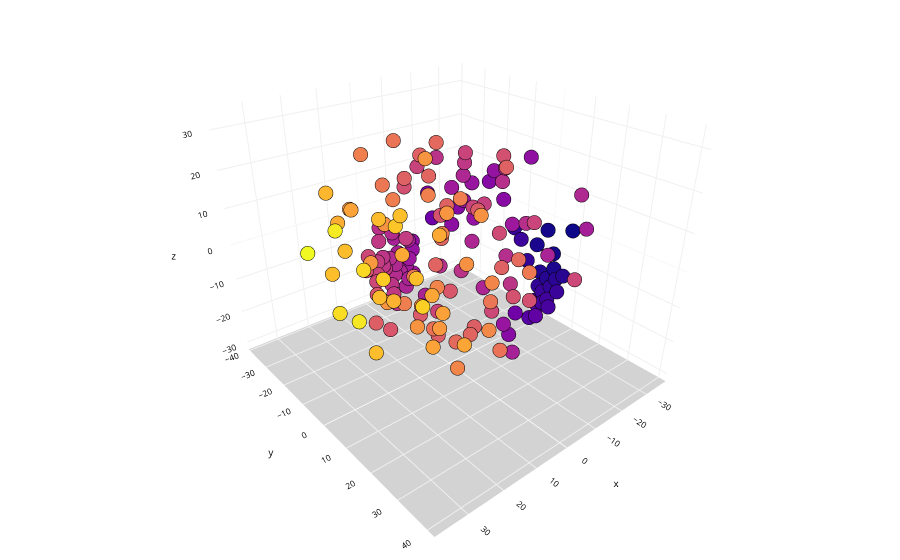

This figure's notebook cell:
### Code cell
# Create a 3D scatter plot
fig = px.scatter_3d(None, x=pts_3d[:,0], y=pts_3d[:,1], z=pts_3d[:,2], color=pts_3d[:,0])

# Update chart looks
fig.update_layout(showlegend=False,
                  scene_camera=dict(up=dict(x=0, y=0, z=1), 
                                        center=dict(x=0, y=0, z=-0.1),
                                        eye=dict(x=1.25, y=1.5, z=1)),
                                        margin=dict(l=0, r=0, b=0, t=0),
                  scene = dict(xaxis=dict(backgroundcolor='white',
                                          color='black',
                                          gridcolor='#f0f0f0',
                                          title_font=dict(size=10),
                                          tickfont=dict(size=10),
                                         ),
                               yaxis=dict(backgroundcolor='white',
                                          color='black',
                                          gridcolor='#f0f0f0',
                                          title_font=dict(size=10),
                                          tickfont=dict(size=10),
                                          ),
                               zaxis=dict(backgroundcolor='lightgrey',
                                          color='black', 
                                          gridcolor='#f0f0f0',
                                          title_font=dict(size=10),
                                          tickfont=dict(size=10),
                                         )))

# Update marker size
fig.update_traces(marker=dict(size=5, line=dict(color='black', width=0.1)))

fig.update(layout_coloraxis_showscale=False)
fig.show()

### Figure 1 — Plotly figure (JSON) as saved in the notebook; plotly's stock layout.template omitted (floating-point values rounded to 4 significant figures; data arrays with more than 128 entries replaced by an {"elided": "..."} marker saying what was removed)
{"data": [{"hovertemplate": "x=%{x}<br>y=%{y}<br>z=%{z}<br>color=%{marker.color}<extra></extra>", "legendgroup": "", "marker": {"color": {"elided": "172 float values"}, "coloraxis": "coloraxis", "line": {"color": "black", "width": 0.1}, "size": 5, "symbol": "circle"}, "mode": "markers", "name": "", "scene": "scene", "showlegend": false, "type": "scatter3d", "x": {"elided": "172 float values"}, "y": {"elided": "172 float values"}, "z": {"elided": "172 float values"}}], "layout": {"coloraxis": {"colorbar": {"title": {"text": "color"}}, "colorscale": [[0, "#0d0887"], [0.1111, "#46039f"], [0.2222, "#7201a8"], [0.3333, "#9c179e"], [0.4444, "#bd3786"], [0.5556, "#d8576b"], [0.6667, "#ed7953"], [0.7778, "#fb9f3a"], [0.8889, "#fdca26"], [1, "#f0f921"]], "showscale": false}, "legend": {"tracegroupgap": 0}, "margin": {"b": 0, "l": 0, "r": 0, "t": 0}, "scene": {"camera": {"center": {"x": 0, "y": 0, "z": -0.1}, "eye": {"x": 1.25, "y": 1.5, "z": 1}, "up": {"x": 0, "y": 0, "z": 1}}, "domain": {"x": [0, 1], "y": [0, 1]}, "xaxis": {"backgroundcolor": "white", "color": "black", "gridcolor": "#f0f0f0", "tickfont": {"size": 10}, "title": {"font": {"size": 10}, "text": "x"}}, "yaxis": {"backgroundcolor": "white", "color": "black", "gridcolor": "#f0f0f0", "tickfont": {"size": 10}, "title": {"font": {"size": 10}, "text": "y"}}, "zaxis": {"backgroundcolor": "lightgrey", "color": "black", "gridcolor": "#f0f0f0", "tickfont": {"size": 10}, "title": {"font": {"size": 10}, "text": "z"}}}, "showlegend": false}}
